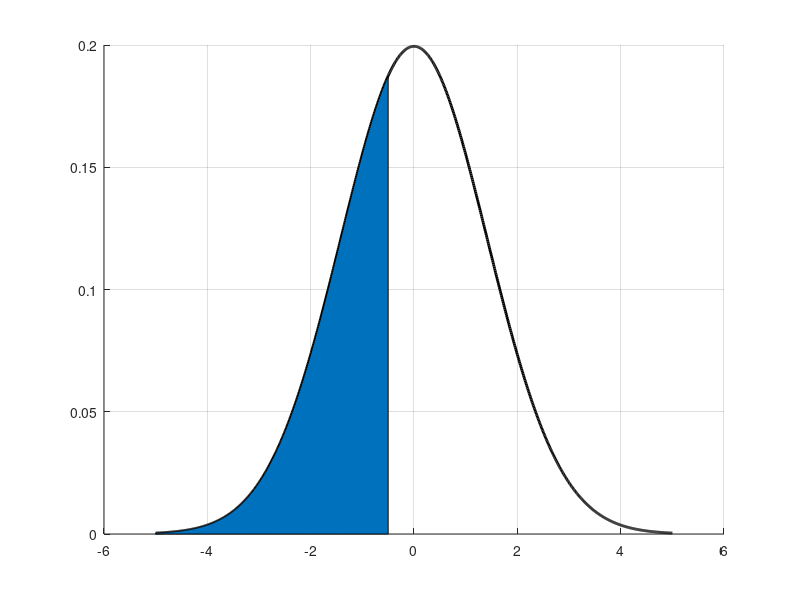

MATLAB code for this plot: (Note: this script raises an error after producing the figure.)
%%% PRML 1.2節説明用 %%%
clear;
clc;
close all;

%% 標準正規分布の値の計算
x = -5:0.01:5;
mu = 0;
sigma = 2;
y = exp(-(x-mu).^2/(2*sigma)) / sqrt(2*pi * sigma^2);

%% プロット
figure(1);
hold on; grid on;
plot(x,y,'k','LineWidth',2);
area(x(1:451),y(1:451));
xline(0,'k','LineWidth',1);
xticks(-5:1:5);
set(gca,'FontSize',15);